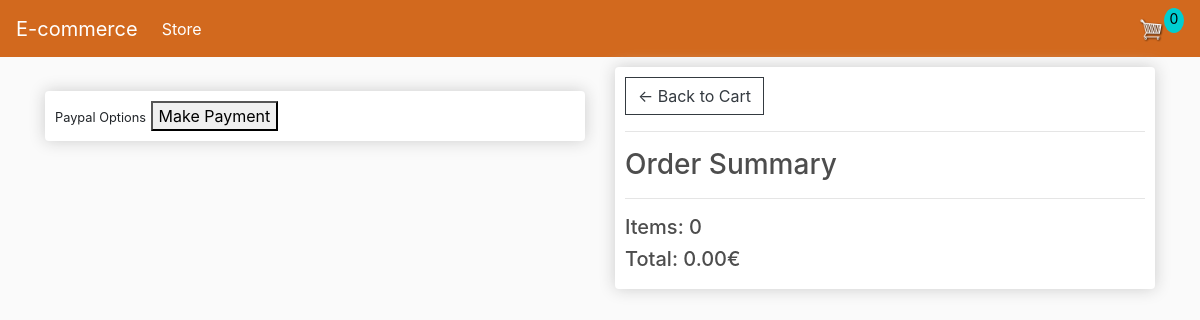
The page /checkout/ (signed in) on the database as committed earlier.
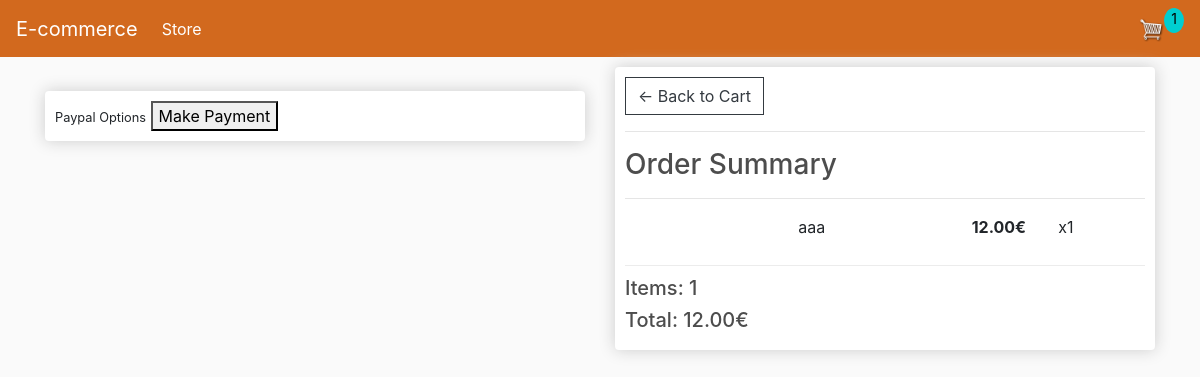
The same page on the database as committed later.
### store/models.py (models this page shows, shortened)
class Order(models.Model):
    customer = models.ForeignKey(Customer, on_delete=models.SET_NULL, null=True, blank=True)
    date_ordered = models.DateTimeField(auto_now_add=True)
    complete = models.BooleanField(default=False)
    transaction_id = models.CharField(max_length=200, null=True)
    @property
    def shipping(self):
        shipping = False
        orderitems = self.orderitem_set.all()
        for i in orderitems:
            if not i.product.digital:
                shipping = True
        return shipping
    @property
    def get_cart_total(self):
        orderitems = self.orderitem_set.all()
        total = sum([item.get_total for item in orderitems])
        return total
    @property
    def get_cart_items(self):
        orderitems = self.orderitem_set.all()
        total = sum([item.quantity for item in orderitems])
        return total

class OrderItem(models.Model):
    product = models.ForeignKey(Product, on_delete=models.SET_NULL, null=True)
    order = models.ForeignKey(Order, on_delete=models.SET_NULL, null=True)
    quantity = models.IntegerField(default=0, null=True, blank=True)
    date_added = models.DateTimeField(auto_now_add=True)
    @property
    def get_total(self):
        return self.quantity * self.product.price

class Product(models.Model):
    name = models.CharField(max_length=100, null=True)
    price = models.FloatField()
    digital = models.BooleanField(default=False, null=True, blank=True)
    image = models.ImageField(null=True, blank=True)
    @property
    def imageURL(self):
        try:
            url = self.image.url
        except ValueError as ve:
            url = ''
        return url

### store/views.py (the view)
# urls.py: path('checkout/', views.checkout, name="checkout"),
def checkout(request):
    data = cartData(request)
    cartItems = data['cartItems']
    order = data['order']
    items = data['items']
    context = {'items': items, 'order': order, 'cartItems': cartItems}
    return render(request, 'store/checkout.html', context)

### store/utils.py (called while the page is built)
def cartData(request):
    if request.user.is_authenticated:
        customer = request.user.customer
        order, created = Order.objects.get_or_create(customer=customer, complete=False)
        items = order.orderitem_set.all()
        cartItems = order.get_cart_items
    else:
        cookieData = cookieCart(request)
        cartItems = cookieData['cartItems']
        order = cookieData['order']
        items = cookieData['items']
    return {'cartItems': cartItems, 'order': order, 'items': items}

### store/templates/store/checkout.html (shortened to what this page needs)
{% extends 'store/index.html' %}
{% load static %}
{% block content %}
    <div class="row">
        <div class="col-lg-6">
            <br>
            <div class="box-element hidden" id="payment-info">
                <small>Paypal Options</small>
                <button id="make-payment">Make Payment</button>
            </div>
        </div>
        <div class="col-lg-6">
            <div class="box-element">
                <a class="btn btn-outline-dark" href="{% url 'cart' %}">&#x2190; Back to Cart</a>
                <hr>
                <h3>Order Summary</h3>
                <hr>
                {% for item in items %}
                    <div class="cart-row">
                        <div style="flex:2"><img class="row-image" src="{{ item.product.imageURL }}"></div>
                        <div style="flex:2"><p>{{ item.product.name }}</p></div>
                        <div style="flex:1"><b>{{ item.product.price|floatformat:2 }}€</b></div>
                        <div style="flex:1"><p>x{{ item.quantity }}</p></div>
                    </div>
                {% endfor %}
                <h5>Items: {{ order.get_cart_items }}</h5>
                <h5>Total: {{ order.get_cart_total|floatformat:2 }}€</h5>
            </div>
        </div>
    </div>
{% endblock content %}

Rows that differ between the two databases and show on the page:
no longer on this page (row edited): Order: get_cart_items "0", get_cart_total "0.00"
added OrderItem: product.name "aaa", product.price "12.00", quantity "1"
added Order: get_cart_items "1", get_cart_total "12.00"
Other text that changed with them:
{{ cartItems }}: "0" → "1"
